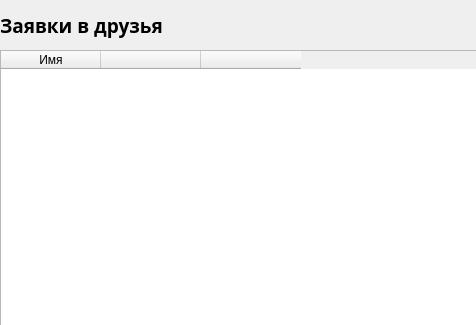
<?xml version="1.0" encoding="UTF-8"?>
<ui version="4.0">
 <class>Form</class>
 <widget class="QWidget" name="Form">
  <property name="geometry">
   <rect>
    <x>0</x>
    <y>0</y>
    <width>476</width>
    <height>325</height>
   </rect>
  </property>
  <property name="windowTitle">
   <string>Form</string>
  </property>
  <property name="styleSheet">
   <string notr="true">background: qlineargradient(
    x1: 0, y1: 0, x2: 1, y2: 1, 
    stop: 0 #A8D8FF, stop: 1 #F0E1FF
);
font-family: &quot;Noto Sans&quot;;</string>
  </property>
  <widget class="QLabel" name="title">
   <property name="geometry">
    <rect>
     <x>0</x>
     <y>10</y>
     <width>241</width>
     <height>31</height>
    </rect>
   </property>
   <property name="font">
    <font>
     <family>Noto Sans</family>
     <pointsize>14</pointsize>
     <bold>true</bold>
    </font>
   </property>
   <property name="styleSheet">
    <string notr="true">color: #000000;</string>
   </property>
   <property name="text">
    <string>Заявки в друзья</string>
   </property>
  </widget>
  <widget class="QTableWidget" name="tableWidget">
   <property name="geometry">
    <rect>
     <x>0</x>
     <y>50</y>
     <width>481</width>
     <height>281</height>
    </rect>
   </property>
   <property name="styleSheet">
    <string notr="true">    font-family: &quot;Noto Sans&quot;, sans-serif;  /* Шрифт Noto Sans */
    color: black;                          /* Черный цвет текста */
    border: none;                          /* Убираем границу таблицы */



    text-align: center;                    /* Выравнивание текста по центру */


QHeaderView::section {
    text-align: center;                    /* Выравнивание заголовков по центру */
}

QTableWidget::horizontalHeader {
    section: header;
    font-weight: bold;                     /* Заголовки выделены жирным */
    height: 30px;                          /* Высота заголовка */
}

QTableWidget::verticalHeader {
    font-weight: normal;                   /* Без жирного шрифта для вертикальных заголовков */
}

QTableWidget::item:selected {
    background-color: #d3d3d3;             /* Цвет фона для выделенных ячеек */
}

QTableWidget::item:hover {
    background-color: #f5f5f5;             /* Цвет фона при наведении */
}

QHeaderView {
    resizeMode: Interactive;               /* Сделать заголовки колонок изменяемыми по ширине */
}

column {
    width: 150px;                          /* Ширина колонок одинаковая */
}
</string>
   </property>
   <column>
    <property name="text">
     <string>Имя</string>
    </property>
   </column>
   <column>
    <property name="text">
     <string/>
    </property>
   </column>
   <column>
    <property name="text">
     <string/>
    </property>
   </column>
  </widget>
 </widget>
 <resources/>
 <connections/>
</ui>
